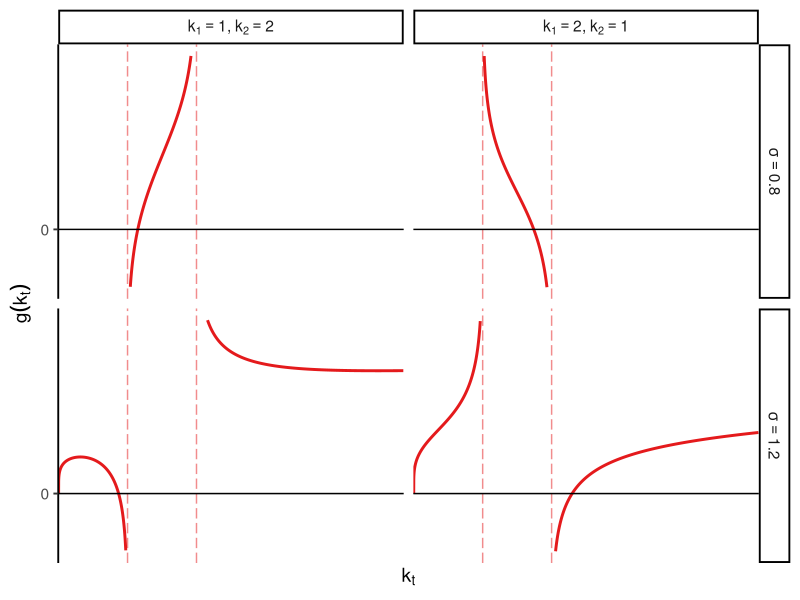

Reproduce this figure in R. (Note: this script raises an error after producing the figure.)
## ---- chunk 1

# Load packages
packages <- c("dplyr", "ggplot2", "ggrepel", "RColorBrewer", "reshape2", "extrafont", "latex2exp", "gridExtra")
lapply(packages, require, character.only = TRUE)
rm(packages)

# Graphic parameter
scale_graph = 1920/1080
red = brewer.pal(8, "Set1")[1]

## ---- chunk 2

g = function(k, sigma, ks){
  
  k1 = ks[1]
  k2 = ks[2]
  
  G = log((k/k1-1)/((k/k2)^((sigma-1)/sigma)-1))
  return(G)
}

## ---- chunk 3
# Interval vector
inter = seq(0, 10, length.out = 10000)

# 4 cases
sigmas = c(0.8, 1.2)
ks = list(c(1, 2), c(2,1))

# Empty data frame
df = data.frame(matrix(ncol = 5, nrow = 0)) %>% 
  setNames(c("inter", "sigma", "k1", "k2", "value"))

# Loop
for(i in c(1,2)){
  for(j in c(1,2)){
    
    df = cbind(inter, "sigma" = sigmas[i], "k1" = ks[[j]][1], "k2" = ks[[j]][2],
               "value" = g(inter, sigmas[i], ks[[j]])) %>% 
      as.data.frame() %>% 
      rbind(df)
    
  }
}
## ---- chunk 4

df %>%
  mutate(k1 = factor(k1, labels = c(bquote(k[1] > k[2]), bquote(k[1] < k[2])))) %>% 
  
  ggplot(aes(x = inter, y = value)) +
  geom_line(size = 1, color = red) +
  geom_vline(xintercept = 1, linetype = "longdash", color = red, alpha = 0.5) +
  geom_vline(xintercept = 2, linetype = "longdash", color = red, alpha = 0.5) +
  geom_hline(yintercept = 0, linetype = "solid", color = "black") +
  facet_grid(sigma ~ k1 + k2, scales = "fixed",
             labeller = label_bquote(cols = paste(k[1] == .(k1), ", ", k[2] == .(k2)), 
                                     rows = sigma == .(sigma))
             ) +
  theme_classic(base_size = 14) +
  scale_x_continuous(name = bquote(k[t]), breaks = NULL, limits = c(0,5),
                     expand = c(0.001, 0)) +
  scale_y_continuous(name = bquote(g(k[t])), breaks = 0, limits = c(-1.5, 4.5)) +
  ggsave("gfunction_graph.png", width = 7, height = 7)


## ---- chunk 5
# Old version
df = cbind(inter, "sigma" = sigmas[1], "k1" = ks[[1]][1], "k2" = ks[[1]][2],
           "value" = g(inter, sigmas[1], ks[[1]])) %>% 
  as.data.frame() %>% 
  rbind(df)


df = data.frame("inter" = seq(0, 10, length.out = 10000))

# 4 cases
sigmas = c(0.8, 1.2)
ks = list(c(1, 2), c(2,1))

df = df %>% 
  mutate(g1 = g(inter, param$sigma[1], param$k1[1], param$k2[1]),
         g2 = g(inter, param$sigma[2], param$k1[2], param$k2[2]),
         g3 = g(inter, param$sigma[3], param$k1[3], param$k2[3]),
         g4 = g(inter, param$sigma[4], param$k1[4], param$k2[4]),) %>% 
  melt(id.vars = "inter")

## ---- chunk 6

df %>%
  subset(sigma == 0.8 & k1 == 1) %>% 
  
  ggplot(aes(x = inter, y = value)) +
  geom_hline(yintercept = 0) +
  geom_line(color = red) +
  # Dashed lines (specific values)
  geom_vline(xintercept = 1, color = red, linetype = "dashed", alpha = 0.5) +
  geom_vline(xintercept = 2, color = red, linetype = "dashed", alpha = 0.5) +
  # Axis
  scale_x_continuous(name = "", breaks = c(0, 1, 2), labels = c(0, expression(k[1]), expression(k[2])),
                     limits = c(0,3), expand = c(0,0)) + 
  scale_y_continuous(name = "", breaks = 0, labels = 0,
                      limits = c(-1.5,3.5), expand = c(0,0)) +
  # Graphic background
  theme_classic(base_size = 14) +
  theme(axis.line.x = element_blank(),
        axis.ticks.x = element_blank()) +
  # Save
  ggsave("graph_a.png", width = 7, height = 7*2/3)




## ---- chunk 7

df %>%
  subset(sigma == 0.8 & k1 == 2) %>% 
  
  ggplot(aes(x = inter, y = value)) +
  geom_line(color = red) +
  geom_hline(yintercept = 0) +
  # Dashed lines (specific values)
  geom_vline(xintercept = 1, color = red, linetype = "longdash", alpha = 0.5) +
  geom_vline(xintercept = 2, color = red, linetype = "longdash", alpha = 0.5) +
  # Axis
  scale_x_continuous(name = "", breaks = c(0, 1, 2), labels = c(0, expression(k[2]), expression(k[1])),
                     limits = c(0,3), expand = c(0,0)) + 
  scale_y_continuous(name = "", breaks = 0, labels = 0,
                      limits = c(-1.5,3.5), expand = c(0,0)) +
  # Graphic background
  theme_classic(base_size = 14) +
  theme(axis.line.x = element_blank(),
        axis.ticks.x = element_blank()) +
  # Save
  ggsave("graph_b.png", width = 7, height = 7*2/3)

## ---- chunk 8

df %>%
  subset(sigma == 1.2 & k1 == 1) %>% 
  
  ggplot(aes(x = inter, y = value)) +
  geom_line(color = red) +
  geom_hline(yintercept = 0) +
  # Dashed lines (specific values)
  geom_vline(xintercept = 1, color = red, linetype = "longdash", alpha = 0.5) +
  geom_vline(xintercept = 2, color = red, linetype = "longdash", alpha = 0.5) +
  # Axis
  scale_x_continuous(name = "", breaks = c(0, 1, 2), labels = c(0, expression(k[1]), expression(k[2])),
                     limits = c(0,7), expand = c(0,0)) + 
  scale_y_continuous(name = "", breaks = 0, labels = 0,
                      limits = c(-2,5), expand = c(0,0)) +
  # Graphic background
  coord_cartesian() + 
  theme_classic(base_size = 14) +
  theme(axis.line.x = element_blank(),
        axis.ticks.x = element_blank()) +
  # Save
  ggsave("graph_c.png", width = 7, height = 7*2/3)

## ---- chunk 9

df %>%
  subset(sigma == 1.2 & k1 == 2) %>% 
  
  ggplot(aes(x = inter, y = value)) +
  geom_line(color = red) +
  geom_hline(yintercept = 0) +
  # Dashed lines (specific values)
  geom_vline(xintercept = 1, color = red, linetype = "longdash", alpha = 0.5) +
  geom_vline(xintercept = 2, color = red, linetype = "longdash", alpha = 0.5) +
  # Axis
  scale_x_continuous(name = "", breaks = c(0, 1, 2), labels = c(0, expression(k[2]), expression(k[1])),
                     limits = c(0,7), expand = c(0,0)) + 
  scale_y_continuous(name = "", breaks = 0, labels = 0,
                      limits = c(-2,5), expand = c(0,0)) +
  # Graphic background
  coord_cartesian() + 
  theme_classic(base_size = 14) +
  theme(axis.line.x = element_blank(),
        axis.ticks.x = element_blank()) +
  # Save
  ggsave("graph_d.png", width = 7, height = 7*2/3)

## ---- chunk 10


## ---- chunk 11

h = function(k, sigma, phi, gamma){
  H = (sigma + (1-phi)/phi * (1-gamma*(1-sigma))/gamma * k^((1-sigma)/sigma))^(-1)
  return(H)
}

## ---- chunk 12
# Interval vector
inter = seq(0.001, 100, by = 0.001)

# 3 cases
sigmas = c(0.25, 0.8, 1.2)
phi = 0.3
gamma = 0.5

# Empty data frame
df = data.frame(matrix(ncol = 3, nrow = 0)) %>% 
  setNames(c("inter", "sigma", "value"))

# Loop
for(i in c(1:3)){
    
    df = cbind(inter, "sigma" = sigmas[i], "value" = h(inter, sigmas[i], phi, gamma)) %>% 
      as.data.frame() %>% 
      rbind(df)
    
}
## ---- chunk 13

df %>%
  ggplot(aes(x = inter, y = value)) +
  geom_line(size = 1, color = red) +
  facet_grid(. ~ sigma, scales = "free")

## ---- chunk 14

sigma_1 = 0.25
h1 = df %>% 
  subset(sigma == 0.25) %>% 
  
  ggplot(aes(x = inter, y = value)) +
  geom_line(color = red) +
  geom_hline(yintercept = 1/sigma_1, linetype = "dashed", color = red, alpha = 0.5) +
  
  scale_x_continuous(name = "",
                     breaks = 0, labels = 0,
                     limits = c(0, 1.5), expand = c(0,0)) +
  scale_y_continuous(name = "",
                     breaks = c(0, 1/sigma_1), labels = c(0, expression(frac(1,sigma))),
                     limits = c(0, 1/sigma_1*1.05), expand = c(0,0)) +
  theme_classic(base_size = 14) +
  #ggtitle(bquote("1)"~sigma == .(sigma_1)))
  ggsave("h1.png", width = 5, height = 5)

## ---- chunk 15

sigma_2 = 0.8

h2 = df %>% 
  subset(sigma == sigma_2) %>% 
  
  ggplot(aes(x = inter, y = value)) +
  geom_line(color = red) +
  geom_hline(yintercept = 1/sigma_2, linetype = "dashed", color = red, alpha = 0.5) +
  
  scale_x_continuous(name = "",
                     breaks = 0, labels = 0,
                     limits = c(0, 1.5), expand = c(0,0)) +
  scale_y_continuous(name = "",
                     breaks = c(0, 1/sigma_2), labels = c(0, expression(frac(1,sigma))),
                     limits = c(0, 1/sigma_2*1.05), expand = c(0,0)) +
  theme_classic(base_size = 14) +
  # ggtitle(bquote("2)"~sigma == .(sigma_2)))
  ggsave("h2.png", width = 5, height = 5)


## ---- chunk 16

sigma_3 = 1.2

h3 = df %>% 
  subset(sigma == sigma_3) %>% 
  
  ggplot(aes(x = inter, y = value)) +
  geom_line(color = red) +
  geom_hline(yintercept = 1/sigma_3, linetype = "dashed", color = red, alpha = 0.5) +
  
  scale_x_continuous(name = "",
                     breaks = 0, labels = 0,
                     limits = c(0, 1.5), expand = c(0,0)) +
  scale_y_continuous(name = "",
                     breaks = c(0, 1/sigma_3), labels = c(0, expression(1/sigma)),
                     limits = c(0, 1/sigma_3*1.05), expand = c(0,0)) +
  theme_classic(base_size = 14) +
  # ggtitle(bquote("3)"~sigma == .(sigma_3))) +
  ggsave("h3.png", width = 5, height = 5)


## ---- chunk 17

plot_grid(h1, h2, h3, nrow = 1) +
  ggsave("test.png", width = 5*scale_graph, height = 5*scale_graph*1/2)

## ---- chunk 18
# Ranges
sigma_range = c(1.1, 1.2, 1.3, 1.5, 1.7)
k1 = 1
k2_range = c(1.01, 1.5, 2)

# Interval
inter = seq(0.001, 30, 0.001)

# Empty data frame
result = data.frame(matrix(ncol = 4, nrow = 0)) %>% 
  setNames(c("inter", "sigma", "k2", "value"))

# Loop to compute g function
for(k2 in k2_range){
  for(sigma in sigma_range){
   
   g = function(k, sigma, k1, k2){
      G = log((k/k1-1)/((k/k2)^((sigma-1)/sigma)-1))
      return(G)
   }
   
   result = cbind(inter, sigma, k2, "value" = g(inter, sigma, k1, k2)) %>% 
     rbind(result)
   
  }
}

result = as.data.frame(result)

# Compute bound and violation logic
result = result %>% 
  #subset(inter > k2) %>% 
   mutate(bound = 1/as.numeric(as.character(sigma)),
          violation = ifelse(bound > value, TRUE, FALSE),
          sigma = as.factor(sigma),
          k2 = as.factor(k2))

# Check if g and h intersect
sum(result$violation, na.rm = TRUE) # If =  0, then do not intersect after k2
## ---- chunk 19
# Show minimum k on (k2, +infinity)
min_val = result %>%  
  group_by(sigma, k2) %>% 
  summarise(min(value), min(bound)) %>% 
  setNames(c("sigma", "k2", "min_k", "min_x"))
min_val
## ---- chunk 20
x_bound = min_val %>% pull("min_x")

result %>%  
  
  ggplot(aes(x = inter, y = value)) +
  geom_line(aes(color = sigma)) +
  geom_hline(data = min_val, aes(yintercept = x_bound, color = sigma), linetype = "dashed") +
  facet_wrap(k2 ~ ., labeller = label_bquote(nu == .(as.numeric(as.character(k2))))) +
  scale_x_continuous(breaks = 0, limits = c(0, 10), expand = c(0,0)) +
  scale_y_continuous(breaks = c(0,1), limits = c(0, 5), expand = c(0,0)) +
  scale_color_manual(name = bquote(sigma), values = brewer.pal(8, "Set1")) +
  theme_classic(base_size = 14) +
  theme(legend.position = "right") +
  labs(x = "", y = "") +
  ggsave("g_tilde.png", width = scale_graph*5, height = scale_graph*5/3)

